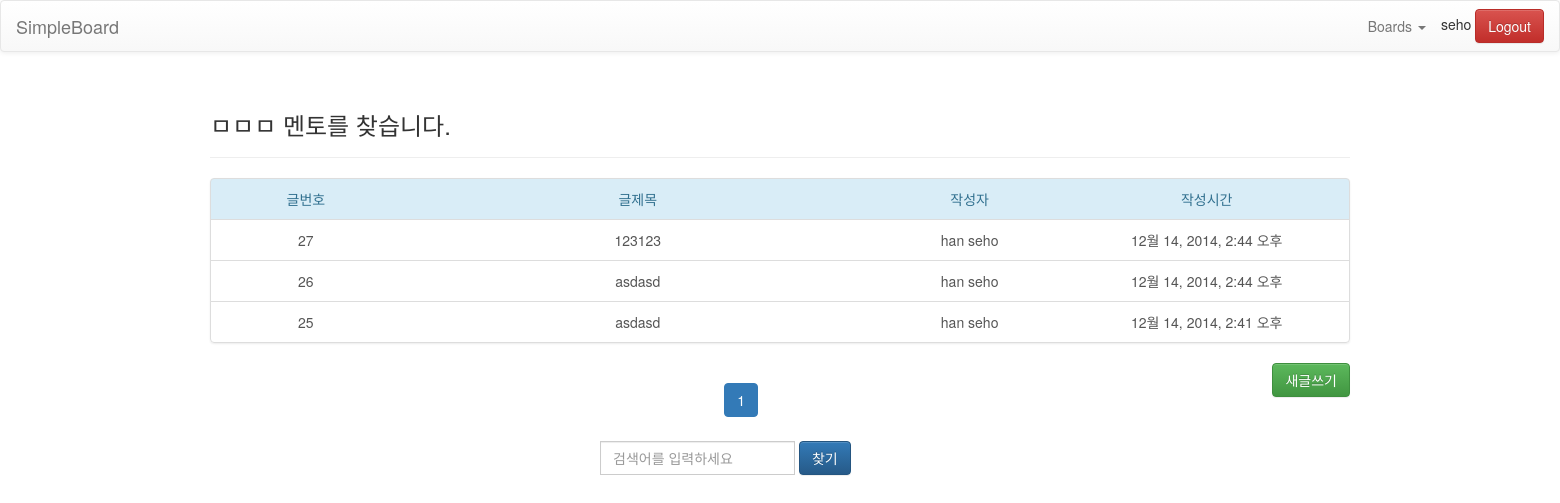
Screenshot of /board/15/ (signed in) with the database file from the repository.
### newboard/models.py (models this page shows, shortened)
class Board(models.Model):
	title = models.CharField('title', max_length=200)
	created_date = models.DateTimeField('written date', auto_now_add=True)

class Article(models.Model):
	board = models.ForeignKey(Board)
	user = models.ForeignKey(User)
	title = models.CharField('title', max_length=200)
	content = models.TextField('contents', default="")
	written_date = models.DateTimeField('written date', auto_now_add=True)
	update_date = models.DateTimeField('update date', auto_now=True)

### newboard/views.py (the view)
# urls.py: url(r'^board/(?P<board_id>\d+)/$', board),
@login_required
def board(request, board_id):
	board = get_object_or_404(Board, id=board_id)
	article_list = board.article_set.order_by("-written_date")
	paginator = Paginator(article_list, 5)
	page = request.GET.get("page")
	error_message = None
	try:
		if request.session['error'] != None :
			error_message = request.session["error"]
			del request.session["error"]
	except KeyError:
		pass
	try:
		articles = paginator.page(page)
	except PageNotAnInteger:
		articles = paginator.page(1)
	except EmptyPage:
		articles = paginator.page(paginator.num_pages)
	return render(request, "board.html", {
		"board": board,
		"articles": articles ,
		"pages": paginator.page_range,
		"error_message" : error_message
	})

### newboard/templates/board.html (shortened to what this page needs)
{% include "header.html" %}
<div class="container">
	<div class="page-header">
		<h3>{{ board.title }}</h3>
	</div>
	<div class="list-group">
		<div class="list-group-item list-group-item-info text-center">
			<div class="row text-center">
				<div class="col-xs-2 col-md-2">
					글번호
				</div>
				<div class="col-xs-4 col-md-5">
					글제목
				</div>
				<div class="col-xs-3 col-md-2">
					작성자
				</div>
				<div class="col-xs-3 col-md-3">
					작성시간
				</div>
			</div>
		</div>
		{% if articles %}
			{% for article in articles %}
			<a href="/board/{{ board.id }}/{{ article.id }}/" class="list-group-item">
				<div class="row text-center">
					<div class="col-xs-2 col-md-2">
						{{ article.id }}
					</div>
					<div class="col-xs-4 col-md-5">
						{{ article.title }}
					</div>
					<div class="col-xs-3 col-md-2">
						{{ article.user.first_name }} {{ article.user.last_name }}
					</div>
					<div class="col-xs-3 col-md-3">
						{{ article.written_date }}
					</div>
				</div>
			</a>
			{% endfor %}
		{% else %}
			<div class="list-group-item text-center">작성된 글이 없습니다</div>
		{% endif %}
	</div>
	<a href="/board/{{ board.id }}/new/" class="btn btn-success pull-right">새글쓰기</a>
		<nav class="text-center">
		  <ul class="pagination">
		    {% for index in pages %}
		    	{% if index == articles.number %}
		    <li class="active">
		    	{% else %}
		    <li>
		    	{% endif %}
		    	<a href="?page={{index}}">{{index}}</a>
		    </li>
		    {% endfor %}
		  </ul>
		</nav>
	<form action="/board/{{ board.id }}/search/" method="post">
		<div class="row">
			<div class="col-xs-12 col-md-offset-4 form-inline">
				<div class="form-group pull">
					<div class="input-group">
						<input type="text" name="search_keyword" class="form-control" placeholder="검색어를 입력하세요" />
					</div>
					<div class="input-group">
						<button type="submit" class="btn btn-primary">찾기</button>
					</div>
				</div>
			</div>
		</div>
	</form>
</div>
{% include "footer.html" %}

### newboard/templates/header.html (shortened to what this page needs)
<!DOCTYPE html>
<html>
<head>
	<link rel="stylesheet" href="https://maxcdn.bootstrapcdn.com/bootstrap/3.3.1/css/bootstrap.min.css">
	<link rel="stylesheet" href="https://maxcdn.bootstrapcdn.com/bootstrap/3.3.1/css/bootstrap-theme.min.css">
</head>
<body>
	{% include "navigation.html" %}

### newboard/templates/navigation.html (shortened to what this page needs)
<nav class="navbar navbar-default" role="navigation">
	<div class="container-fluid">
    	<div class="navbar-header">
    		<a class="navbar-brand" href="/">SimpleBoard</a>
  		</div>
  		<div class="collapse navbar-collapse" id="bs-example-navbar-collapse-1">
  			<ul class="nav navbar-nav navbar-right">
  				<li class="dropdown">
  					<a href="#" class="dropdown-toggle" data-toggle="dropdown" role="button" aria-expanded="false">Boards <span class="caret"></span></a>
  				</li>
  				<li>
  					{% if user.is_authenticated %}
  					<div class="navbar-btn">
  							{{ user.username }}
  							<a href="/logout" class="btn btn-danger">Logout</a>
  					</div>
  					{% endif %}
  				</li>
  			</ul>
  		</div>
  </div>
</nav>

### rows the page displays
Board: title "ㅁㅁㅁ 멘토를 찾습니다."
Article: id "27", title "123123", user.first_name "han", user.last_name "seho", written_date "12월 14, 2014, 2:44 오후"
Article: id "26", title "asdasd", user.first_name "han", user.last_name "seho", written_date "12월 14, 2014, 2:44 오후"
Article: id "25", title "asdasd", user.first_name "han", user.last_name "seho", written_date "12월 14, 2014, 2:41 오후"

### other values shown
{{ user.username }} "seho"
{{ index }} "1"
